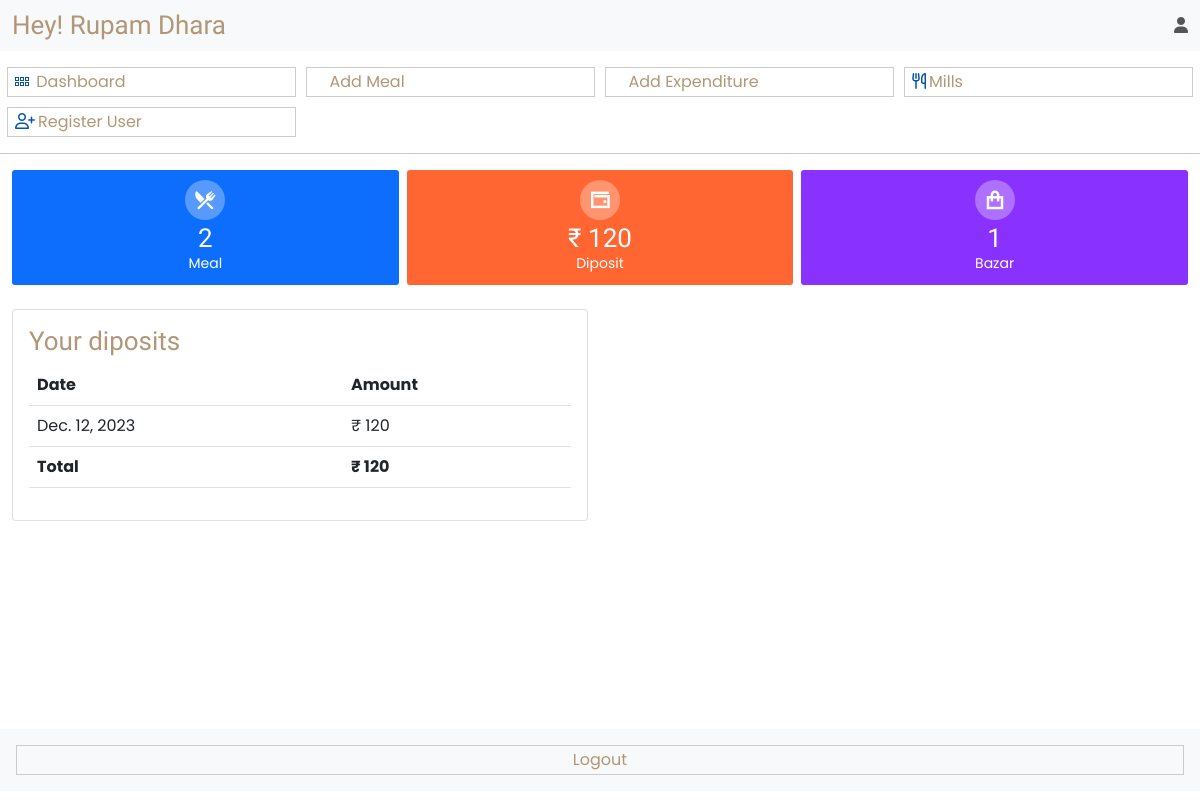
Before: /dashboard/ (signed in) with the older database file.
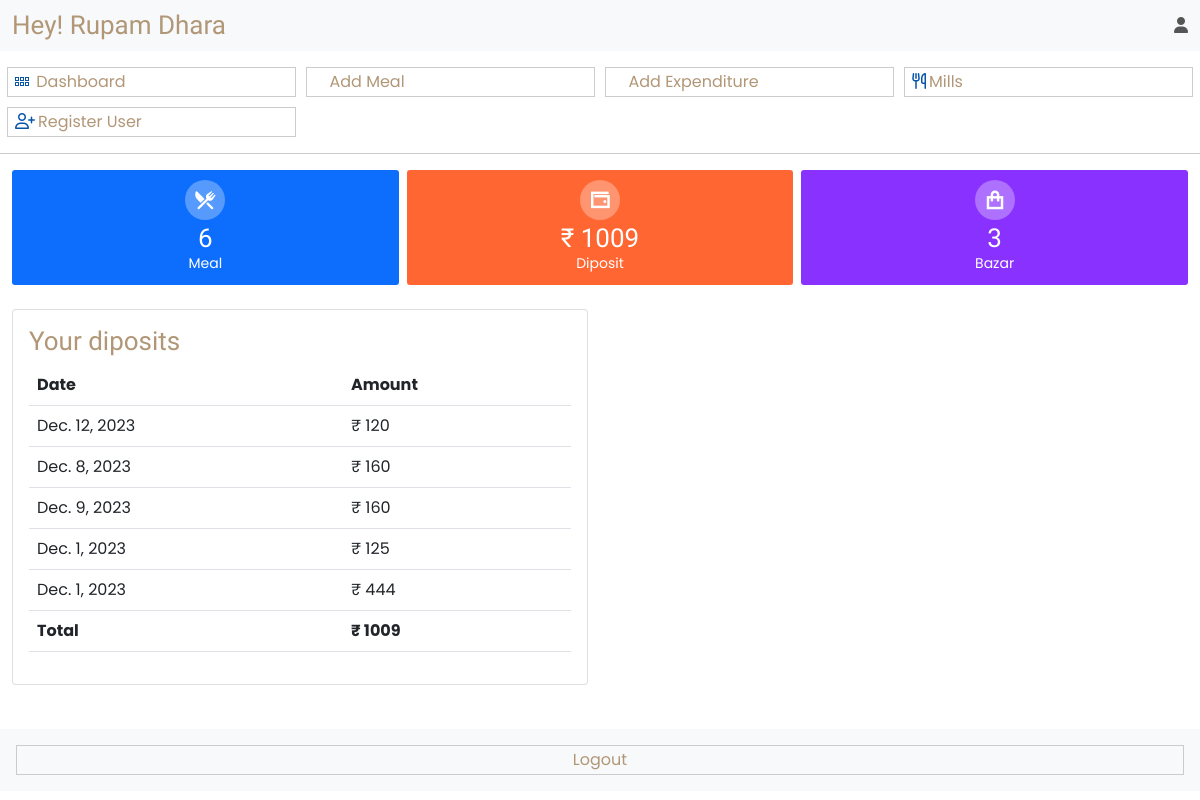
After: the same page with the newer database file.
### mess/models.py (models this page shows, shortened)
class Diposit(models.Model):
    REASONE_CHOICE = [
        ("B", "Bazar"),
        ("E", "Establishment"),
    ]
    date = models.DateField()
    user = models.ForeignKey(User, on_delete=models.CASCADE)
    reasone = models.CharField(max_length=1, choices=REASONE_CHOICE, default='B')
    amount = models.IntegerField()

### core/views.py (the view)
# urls.py: path('dashboard/', core_view.Dashboard, name='dashboard'),
@login_required
def Dashboard(request):
    try:
        bill = Bill.objects.get(user_id=request.user.id, date__month=c_m, date__year=c_y)
        total_mill = bill.mill
    except:
        total_mill = 0
    mills = Mill.objects.filter(user_id=request.user.id, date__month=c_m, date__year=c_y)
    bazar_count = mills.count()
    diposit = 0
    diposit = Diposit.objects.filter(user_id=request.user.id, date__month=c_m, date__year=c_y).aggregate(Sum('amount'))['amount__sum']
    if diposit is None:
        diposit = 0
    try:
        prev_bill = Bill.objects.get(user_id=request.user.id, date__month=p_m, date__year=p_y)
        due = int(prev_bill.due_or_return)
    except:
        due = 0
    diposits = Diposit.objects.filter(user_id=request.user.id, date__month=c_m, date__year=c_y)
    data = {
        'total_mill' : total_mill,
        'diposit' : diposit,
        'bazar_count' : bazar_count,
        'due' : due,
        'diposits' : diposits
    }
    return render(request, 'account/dashboard.html', data)

### templates/account/dashboard.html (shortened to what the changed rows need)
<!DOCTYPE html>
<html>
<head>
	<link rel="stylesheet" type="text/css" href="/static/css/bootstrap.css">
	<link rel="stylesheet" type="text/css" href="/static/fontawesome/css/all.css">
	<link rel="stylesheet" type="text/css" href="/static/css/swiper.css">
	<link rel="stylesheet" type="text/css" href="/static/css/style.css">
</head>
<body>
    <main class="site">
        <div class="page-content">
            <div class="dashboard-cont py-3">
                <div class="container">
                    <div class="row mb-4 g-2">
                        <div class="col-4">
                            <div class="dash-box text-center bg-primary">
                                <div class="icon"><i class="fa-solid fa-fork-knife"></i></div>
                                <h3>{{ total_mill }}</h3>
                                <span class="small">Meal</span>
                            </div>
                        </div>
                        <div class="col-4">
                            <div class="dash-box text-center bg-orange">
                                <div class="icon"><i class="fa-sharp fa-solid fa-wallet"></i></div>
                                <h3>₹ {{ diposit }}</h3>
                                <span class="small">Diposit</span>
                            </div>
                        </div>
                        <div class="col-4">
                            <div class="dash-box text-center bg-purple">
                                <div class="icon"><i class="fa-sharp fa-solid fa-bag-shopping"></i></div>
                                <h3>{{ bazar_count }}</h3>
                                <span class="small">Bazar</span>
                            </div>
                        </div>
                    </div>
                    <div class="row">
                        {% if diposits %}
                            <div class="col-md-6">
                                <div class="card">
                                    <div class="card-body">
                                        <h3>Your diposits</h3>
                                            <div class="table-responsive">
                                                <table class="table">
                                                    <tr>
                                                        <th>Date</th>
                                                        <th>Amount</th>
                                                    </tr>
                                                    {% for diposit in diposits %}
                                                        <tr>
                                                            <td>{{ diposit.date }}</td>
                                                            <td>₹ {{ diposit.amount }}</td>
                                                        </tr>
                                                    {% endfor %}
                                                    <tr>
                                                        <th>Total</th>
                                                        <th>₹ {{ diposit }}</th>
                                                    </tr>
                                                </table>
                                            </div>
                                    </div>
                                </div>
                            </div>
                       {% endif %}
                    </div>
                </div>
            </div>
        </div>
    </main>
</body>
</html>

Changed rows visible on the page:
added Diposit: date "Dec. 8, 2023", amount "160"
added Diposit: date "Dec. 9, 2023", amount "160"
added Diposit: date "Dec. 1, 2023", amount "125"
added Diposit: date "Dec. 1, 2023", amount "444"
Other visible differences:
{{ total_mill }}: "2" → "6"
{{ diposit }}: "120" → "1009"
{{ bazar_count }}: "1" → "3"
